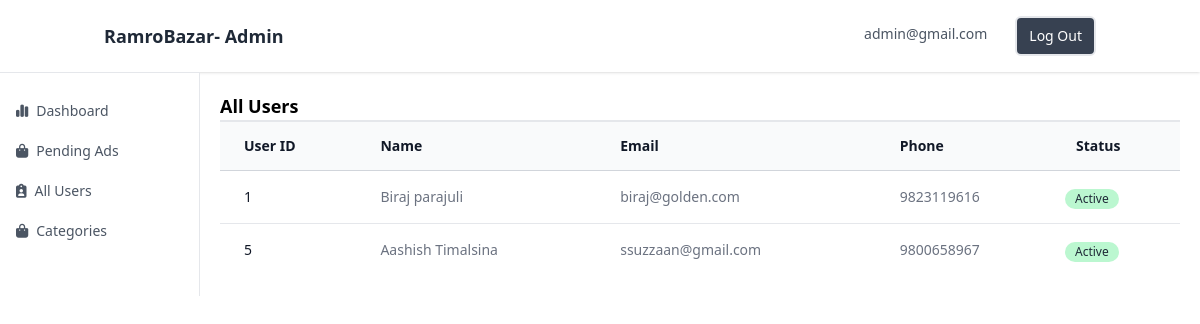
The page /admin/allusers.php (signed in) on the database its author committed.
### tables this page shows
CREATE TABLE `user` (
  `user_id` int(11) NOT NULL,
  `name` varchar(50) NOT NULL,
  `email` varchar(50) NOT NULL,
  `phone` varchar(10) NOT NULL,
  `password` varchar(20) NOT NULL,
  `image` varchar(100) DEFAULT 'avatar.png',
  `is_verified` tinyint(1) DEFAULT NULL,
  `message_link` varchar(100) DEFAULT NULL,
  `created_at` datetime NOT NULL DEFAULT current_timestamp()
);

### admin/allusers.php (the view, shortened to what this page needs)
<?php
include("./partials/header.php");
include("../partials/db.php");
include("./partials/nav.php")
    ?>
<div class="grid grid-cols-6">
    <div class="col-span-1">
        <?php include("./partials/sidebar.php") ?>
    </div>
    <div class=" m-5 col-span-5 ">
        <div>
        <h4 class=" border-b-2 w-full text-lg font-bold">All Users</h4>
        </div>
        <div>
        <table class="min-w-full divide-y divide-gray-300">
                <thead class="bg-gray-50">
                    <tr>
                        <th scope="col" class="py-3.5 pl-4 pr-3 text-left text-sm font-semibold text-gray-900 sm:pl-6">
                           User ID</th>
                        <th scope="col" class="px-3 py-3.5 text-left text-sm font-semibold text-gray-900">Name</th>
                        <th scope="col" class="px-3 py-3.5 text-left text-sm font-semibold text-gray-900">Email</th>
                        <th scope="col" class="px-3 py-3.5 text-left text-sm font-semibold text-gray-900">Phone</th>
                        <th scope="col" class="px-3 py-3.5 text-left text-sm font-semibold text-gray-900">Status</th>
                    </tr>
                </thead>
                <tbody class="divide-y divide-gray-200 bg-white">
                    <?php
                    $query = "SELECT * FROM user";
                    $query_exe = mysqli_query($conn, $query);
                    if (mysqli_num_rows($query_exe) > 0) {
                        foreach ($query_exe as $item) { ?>
                            <tr>
                                <td class="whitespace-nowrap py-4 pl-4 pr-3 text-sm font-medium text-gray-900 sm:pl-6 ">
                                    <?= $item['user_id'] ?>
                                </td>
                                <td class="whitespace-nowrap px-3 py-4 text-sm text-gray-500">
                                    <?= $item['name'] ?>
                                </td>
                                <td class="whitespace-nowrap px-3 py-4 text-sm text-gray-500">
                                    <?= $item['email'] ?>
                                </td>
                                <td class="whitespace-nowrap px-3 py-4 text-sm text-gray-500">
                                    <?= $item['phone'] ?>
                                </td>
                                <td>
                                <span
                                    class="inline-flex items-center rounded-full bg-green-200 px-2.5 py-0.5 text-xs font-medium text-gray-800">Active</span>
                                </td>
                            </tr>
                        <?php } ?>
                    <?php } ?>
                </tbody>
            </table>
        </div>
    </div>
</div>
</body>
</html>

### rows shown on the page
user: user_id "1", name "Biraj parajuli", email "biraj@golden.com", phone "9823119616"
user: user_id "5", name "Aashish Timalsina", email "ssuzzaan@gmail.com", phone "9800658967"

### other values the page prints
$_SESSION["admin_email"] "admin@gmail.com"
